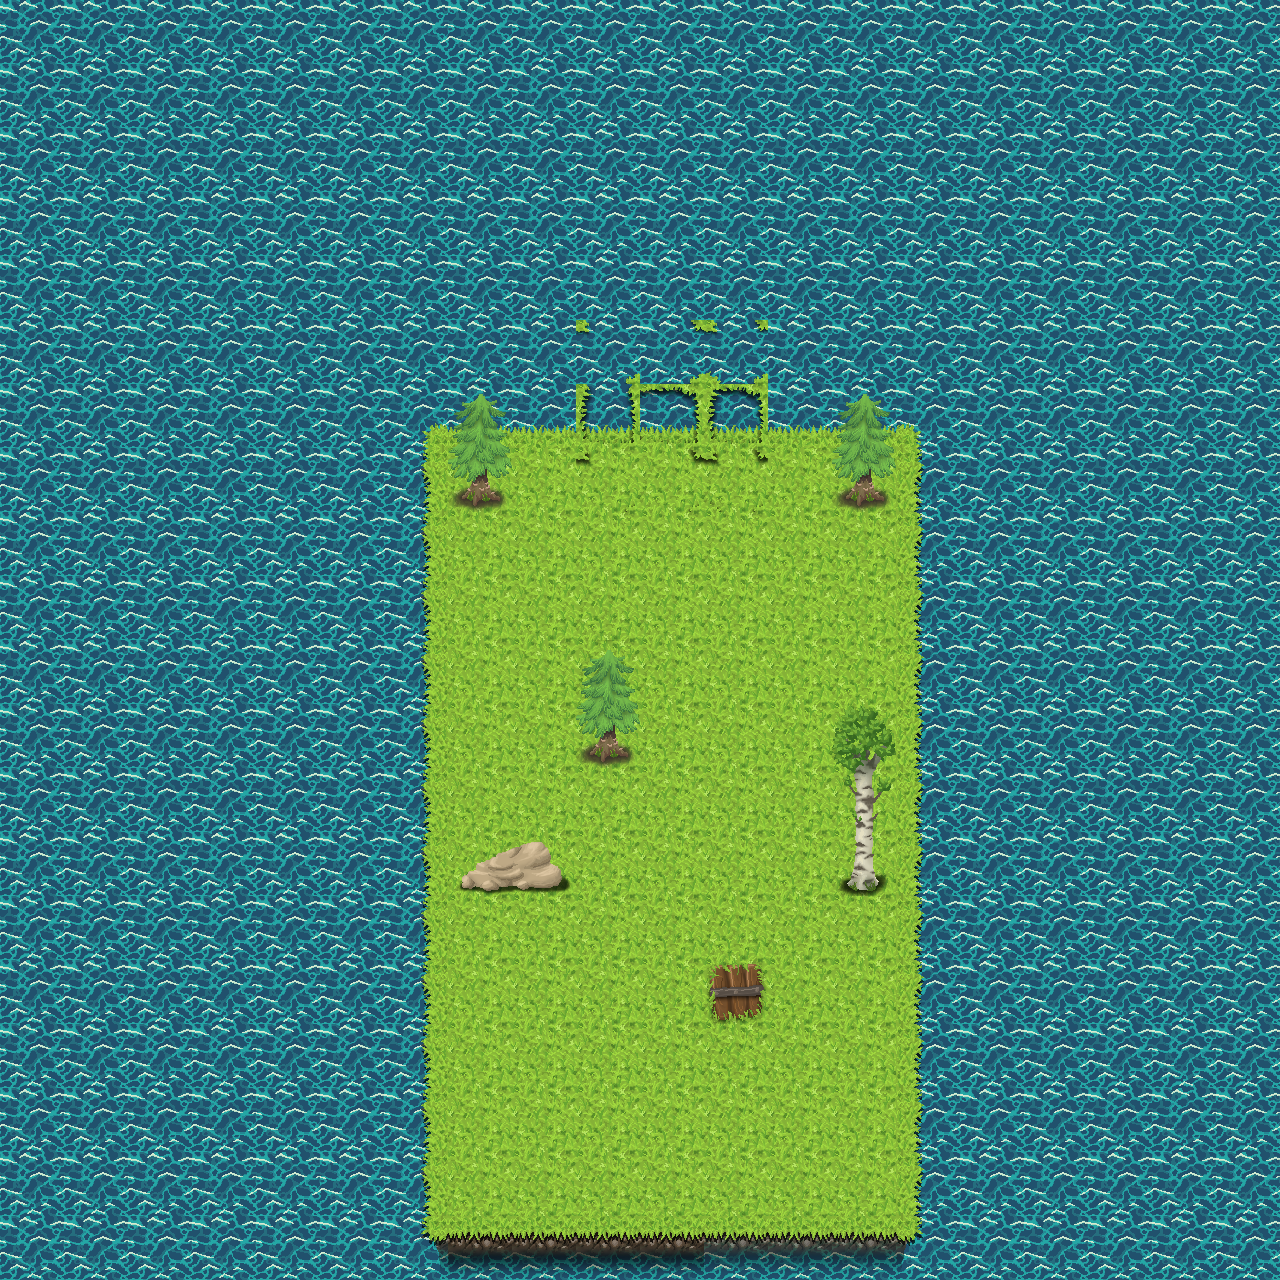

Tiled map render using the project's own tile images. Description and the map definition, with tile-layer contents summarised, below:
An orthogonal 20x20 tile map with 64x64 px tiles, 5 tile layers (Background_1, Background_2, Field, Collision_Objects, ...) and 13 objects (Start).

<map version="1.0" orientation="orthogonal" renderorder="right-down" width="20" height="20" tilewidth="64" tileheight="64" nextobjectid="40">
 <tileset firstgid="1" name="64_forest_tileset" tilewidth="64" tileheight="64" tilecount="144">
  <image source="64_forest_tileset.png" width="1024" height="576" />
 </tileset>
 <layer name="Background_1" width="20" height="20">
  <data>[400 cells, 400 non-empty, 2 distinct tile ids]</data>
 </layer>
 <layer name="Background_2" width="20" height="20">
  <data>[400 cells, 400 non-empty, 1 distinct tile ids]</data>
 </layer>
 <layer name="Field" width="20" height="20">
  <data>[400 cells, 123 non-empty, 10 distinct tile ids]</data>
 </layer>
 <layer name="Collision_Objects" width="20" height="20">
  <data>[400 cells, 7 non-empty, 5 distinct tile ids]</data>
 </layer>
 <objectgroup name="Collision">
  <object id="1" x="384" y="384" width="64" height="896" />
  <object id="2" x="448" y="384" width="448" height="64" />
  <object id="4" x="896" y="384" width="64" height="896" />
  <object id="5" x="448" y="1216" width="448" height="64" />
  <object id="7" x="576" y="704" width="64" height="64" />
  <object id="8" x="832" y="832" width="64" height="64" />
  <object id="14" x="448" y="448" width="64" height="64" />
  <object id="15" x="832" y="448" width="64" height="64" />
  <object id="29" x="448" y="832" width="128" height="64" />
  <object id="33" x="576" y="448" width="192" height="128" />
  <object id="37" x="576" y="576" width="64" height="64" />
  <object id="39" x="704" y="576" width="64" height="64" />
 </objectgroup>
 <objectgroup name="Events">
  <object id="24" name="Start" x="704" y="960" width="64" height="64" />
 </objectgroup>
 <layer name="Overlay" width="20" height="20">
  <data>[400 cells, 26 non-empty, 18 distinct tile ids]</data>
 </layer>
</map>
